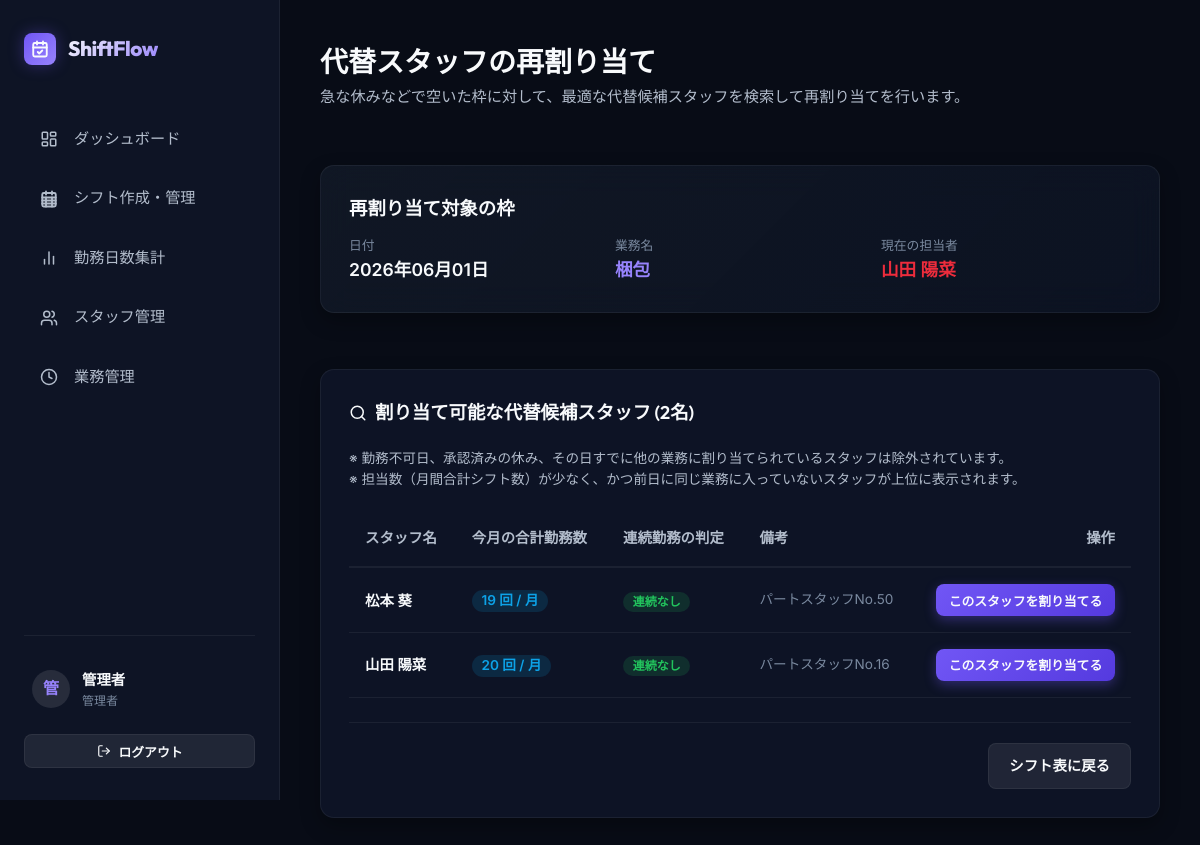
Screenshot of /manager/shifts/15240/reassign/ (signed in) with the database file from the repository.
### shifts/models.py (models this page shows, shortened)
class Staff(models.Model):
    ROLE_CHOICES = [
        ('admin', '管理者'),
        ('staff', 'パートスタッフ'),
    ]
    user = models.OneToOneField(User, on_delete=models.CASCADE, related_name='staff_profile', verbose_name="ユーザー")
    name = models.CharField(max_length=100, verbose_name="スタッフ名")
    role = models.CharField(max_length=10, choices=ROLE_CHOICES, default='staff', verbose_name="権限区分")
    available_tasks = models.ManyToManyField(Task, related_name='capable_staff', blank=True, verbose_name="担当可能業務")
    memo = models.TextField(blank=True, verbose_name="備考")
    class Meta:
        verbose_name = "スタッフ"
        verbose_name_plural = "スタッフ一覧"

class Shift(models.Model):
    STATUS_CHOICES = [
        ('draft', '下書き'),
        ('confirmed', '確定'),
    ]
    date = models.DateField(verbose_name="日付")
    task = models.ForeignKey(Task, on_delete=models.CASCADE, related_name='shifts', verbose_name="業務")
    staff = models.ForeignKey(Staff, on_delete=models.SET_NULL, null=True, blank=True, related_name='assigned_shifts', verbose_name="担当スタッフ")
    status = models.CharField(max_length=20, choices=STATUS_CHOICES, default='draft', verbose_name="ステータス")
    memo = models.TextField(blank=True, verbose_name="備考")
    class Meta:
        verbose_name = "シフト"
        verbose_name_plural = "シフト一覧"
        ordering = ['date', 'task']

class Task(models.Model):
    name = models.CharField(max_length=100, unique=True, verbose_name="業務名")
    required_people_per_day = models.PositiveIntegerField(default=1, verbose_name="1日あたりの必要人数")
    required_skill = models.CharField(max_length=200, blank=True, verbose_name="必要スキル")
    memo = models.TextField(blank=True, verbose_name="備考")
    class Meta:
        verbose_name = "業務"
        verbose_name_plural = "業務一覧"

### shifts/views.py (the view, shortened to what this page needs)
# urls.py: path('manager/shifts/<int:shift_id>/reassign/', views.ReassignShiftView.as_view(), name='shift_reassign'),
class ReassignShiftView(AdminRequiredMixin, TemplateView):
    template_name = 'shifts/reassign.html'
    def get_context_data(self, **kwargs):
        context = super().get_context_data(**kwargs)
        shift_id = self.kwargs.get('shift_id')
        shift = get_object_or_404(Shift, id=shift_id)
        task = shift.task
        capable_staffs = list(task.capable_staff.all())
        unavailable_staff_ids = set(
            UnavailableDate.objects.filter(date=shift.date).values_list('staff_id', flat=True)
        )
        absence_staff_ids = set(
            AbsenceRequest.objects.filter(date=shift.date, status='approved').values_list('staff_id', flat=True)
        )
        exclude_staff_ids = unavailable_staff_ids.union(absence_staff_ids)
        already_working_ids = set(
            Shift.objects.filter(date=shift.date).exclude(id=shift.id).values_list('staff_id', flat=True)
        )
        exclude_staff_ids = exclude_staff_ids.union(already_working_ids)
        start_date = date(shift.date.year, shift.date.month, 1)
        _, num_days = calendar.monthrange(shift.date.year, shift.date.month)
        end_date = date(shift.date.year, shift.date.month, num_days)
        shift_counts = {
            row['staff_id']: row['count']
            for row in Shift.objects.filter(
                date__range=(start_date, end_date),
                staff__isnull=False
            ).values('staff_id').annotate(count=Count('id'))
        }
        day_before = shift.date - timedelta(days=1)
        consecutive_staff_ids = set(
            Shift.objects.filter(date=day_before, task=task).values_list('staff_id', flat=True)
        )
        candidates = []
        for staff in capable_staffs:
            if staff.id in exclude_staff_ids:
                continue
            is_consecutive = staff.id in consecutive_staff_ids
            month_count = shift_counts.get(staff.id, 0)
            candidates.append({
                'staff': staff,
                'month_count': month_count,
                'is_consecutive': is_consecutive,
            })
        candidates.sort(key=lambda x: (1 if x['is_consecutive'] else 0, x['month_count']))
        context['shift'] = shift
        context['candidates'] = candidates
        return context

### shifts/views.py (called while the page is built)
    def test_func(self):
        return hasattr(self.request.user, 'staff_profile') and self.request.user.staff_profile.role == 'admin'

### shifts/templates/shifts/reassign.html (shortened to what this page needs)
{% extends 'shifts/base.html' %}
{% block content %}
<div style="margin-bottom: 1.5rem;">
  <h2 style="font-family: var(--font-title); font-size: 1.75rem; font-weight: 700;">代替スタッフの再割り当て</h2>
  <p style="color: var(--text-secondary); font-size: 0.95rem;">
    急な休みなどで空いた枠に対して、最適な代替候補スタッフを検索して再割り当てを行います。
  </p>
</div>
<div class="card" style="margin-bottom: 1.5rem; background: linear-gradient(135deg, rgba(30, 41, 59, 0.4) 0%, rgba(15, 23, 42, 0.6) 100%);">
  <h3 class="card-title" style="margin-bottom: 0.75rem;">再割り当て対象の枠</h3>
  <div style="display: grid; grid-template-columns: repeat(auto-fit, minmax(200px, 1fr)); gap: 1rem;">
    <div>
      <span style="color: var(--text-muted); font-size: 0.8rem; display: block;">日付</span>
      <span style="font-weight: 600; font-size: 1.1rem;">{{ shift.date|date:"Y年m月d日" }}</span>
    </div>
    <div>
      <span style="color: var(--text-muted); font-size: 0.8rem; display: block;">業務名</span>
      <span style="font-weight: 600; font-size: 1.1rem; color: var(--accent-light);">{{ shift.task.name }}</span>
    </div>
    <div>
      <span style="color: var(--text-muted); font-size: 0.8rem; display: block;">現在の担当者</span>
      <span style="font-weight: 600; font-size: 1.1rem; color: var(--color-danger);">
        {{ shift.staff.name|default:"未割り当て" }}
      </span>
    </div>
  </div>
</div>
<div class="card">
  <h3 class="card-title">
    <svg width="18" height="18" viewBox="0 0 24 24" fill="none" stroke="currentColor" stroke-width="2" stroke-linecap="round" stroke-linejoin="round"><circle cx="11" cy="11" r="8"/><line x1="21" x2="16.65" y1="21" y2="16.65"/></svg>
    割り当て可能な代替候補スタッフ ({{ candidates|length }}名)
  </h3>
  <p style="color: var(--text-secondary); font-size: 0.85rem; margin-bottom: 1.25rem;">
    ※ 勤務不可日、承認済みの休み、その日すでに他の業務に割り当てられているスタッフは除外されています。<br>
    ※ 担当数（月間合計シフト数）が少なく、かつ前日に同じ業務に入っていないスタッフが上位に表示されます。
  </p>
  {% if candidates %}
    <div class="table-container">
      <table class="custom-table">
        <thead>
          <tr>
            <th>スタッフ名</th>
            <th>今月の合計勤務数</th>
            <th>連続勤務の判定</th>
            <th>備考</th>
            <th style="text-align: right;">操作</th>
          </tr>
        </thead>
        <tbody>
          {% for cand in candidates %}
            <tr>
              <td style="font-weight: 600;">{{ cand.staff.name }}</td>
              <td>
                <span class="badge badge-info" style="font-size: 0.85rem;">
                  {{ cand.month_count }} 回 / 月
                </span>
              </td>
              <td>
                {% if cand.is_consecutive %}
                  <span class="badge badge-warning">連続勤務（前日同業務）</span>
                {% else %}
                  <span class="badge badge-success">連続なし</span>
                {% endif %}
              </td>
              <td style="color: var(--text-muted); font-size: 0.85rem;">{{ cand.staff.memo|default:"-" }}</td>
              <td style="text-align: right;">
                <form action="{% url 'shifts:shift_reassign' shift.id %}" method="post">
                  <button type="submit" class="btn btn-primary btn-sm">
                    このスタッフを割り当てる
                  </button>
                </form>
              </td>
            </tr>
          {% endfor %}
        </tbody>
      </table>
    </div>
  {% endif %}
  <div style="display: flex; justify-content: flex-end; margin-top: 1.5rem; border-top: 1px solid var(--border-glass); padding-top: 1.25rem;">
    <a href="{% url 'shifts:shift_management' %}?year={{ shift.date.year }}&month={{ shift.date.month }}" class="btn btn-secondary">
      シフト表に戻る
    </a>
  </div>
</div>
{% endblock %}

### shifts/templates/shifts/base.html (shortened to what this page needs)
{% load static %}
<!DOCTYPE html>
<html lang="ja">
<head>
  <link rel="stylesheet" href="{% static 'css/style.css' %}">
</head>
<body>
  {% if user.is_authenticated %}
  <div class="app-container">
    <aside class="sidebar">
      <div class="logo-section">
        <div class="logo-icon">
        </div>
        <span class="logo-text">ShiftFlow</span>
      </div>
      <nav class="nav-menu">
        {% if user.staff_profile.role == 'admin' or user.is_superuser %}
          <li class="nav-item {% if request.resolver_match.url_name == 'admin_dashboard' %}active{% endif %}">
            <a href="{% url 'shifts:admin_dashboard' %}">
              ダッシュボード
            </a>
          </li>
          <li class="nav-item {% if request.resolver_match.url_name == 'shift_management' %}active{% endif %}">
            <a href="{% url 'shifts:shift_management' %}">
              シフト作成・管理
            </a>
          </li>
          <li class="nav-item {% if request.resolver_match.url_name == 'shift_stats' %}active{% endif %}">
            <a href="{% url 'shifts:shift_stats' %}">
              <svg width="18" height="18" viewBox="0 0 24 24" fill="none" stroke="currentColor" stroke-width="2" stroke-linecap="round" stroke-linejoin="round"><line x1="18" x2="18" y1="20" y2="10"/><line x1="12" x2="12" y1="20" y2="4"/><line x1="6" x2="6" y1="20" y2="14"/></svg>
              勤務日数集計
            </a>
          </li>
          <li class="nav-item {% if 'staff' in request.resolver_match.url_name %}active{% endif %}">
            <a href="{% url 'shifts:staff_list' %}">
              <svg width="18" height="18" viewBox="0 0 24 24" fill="none" stroke="currentColor" stroke-width="2" stroke-linecap="round" stroke-linejoin="round"><path d="M16 21v-2a4 4 0 0 0-4-4H6a4 4 0 0 0-4 4v2"/><circle cx="9" cy="7" r="4"/><path d="M22 21v-2a4 4 0 0 0-3-3.87"/><path d="M16 3.13a4 4 0 0 1 0 7.75"/></svg>
              スタッフ管理
            </a>
          </li>
          <li class="nav-item {% if 'task' in request.resolver_match.url_name %}active{% endif %}">
            <a href="{% url 'shifts:task_list' %}">
              <svg width="18" height="18" viewBox="0 0 24 24" fill="none" stroke="currentColor" stroke-width="2" stroke-linecap="round" stroke-linejoin="round"><path d="M12 22c5.523 0 10-4.477 10-10S17.523 2 12 2 2 6.477 2 12s4.477 10 10 10z"/><path d="M12 6v6l4 2"/></svg>
              業務管理
            </a>
          </li>
        {% endif %}
      </nav>
      <div class="user-info-section">
        <div class="user-card">
          <div class="user-avatar">
            {{ user.staff_profile.name|slice:":1"|default:user.username|slice:":1"|upper }}
          </div>
          <div class="user-details">
            <span class="user-name">{{ user.staff_profile.name|default:user.username }}</span>
            <span class="user-role">{{ user.staff_profile.get_role_display|default:"システム管理者" }}</span>
          </div>
        </div>
        <form action="{% url 'shifts:logout' %}" method="post" style="display: block; width: 100%;">
          <button type="submit" class="btn btn-secondary btn-sm" style="width: 100%;">
            <svg width="14" height="14" viewBox="0 0 24 24" fill="none" stroke="currentColor" stroke-width="2" stroke-linecap="round" stroke-linejoin="round"><path d="M9 21H5a2 2 0 0 1-2-2V5a2 2 0 0 1 2-2h4"/><polyline points="16 17 21 12 16 7"/><line x1="21" x2="9" y1="12" y2="12"/></svg>
            ログアウト
          </button>
        </form>
      </div>
    </aside>
    <main class="main-content">
      {% block content %}{% endblock %}
    </main>
  </div>
  {% else %}
    {% block login_content %}{% endblock %}
  {% endif %}
</body>
</html>

### rows the page displays
Shift: date "2026年06月01日", task.name "梱包", staff.name "山田 陽菜"
Staff: staff.name "松本 葵", month_count "19", staff.memo "パートスタッフNo.50"
Staff: staff.name "山田 陽菜", month_count "20", staff.memo "パートスタッフNo.16"

### other values shown
{{ user.staff_profile.name|default:user.username }} "管理者"
{{ user.staff_profile.get_role_display|default:"システム管理者" }} "管理者"
{{ candidates|length }} "2"
